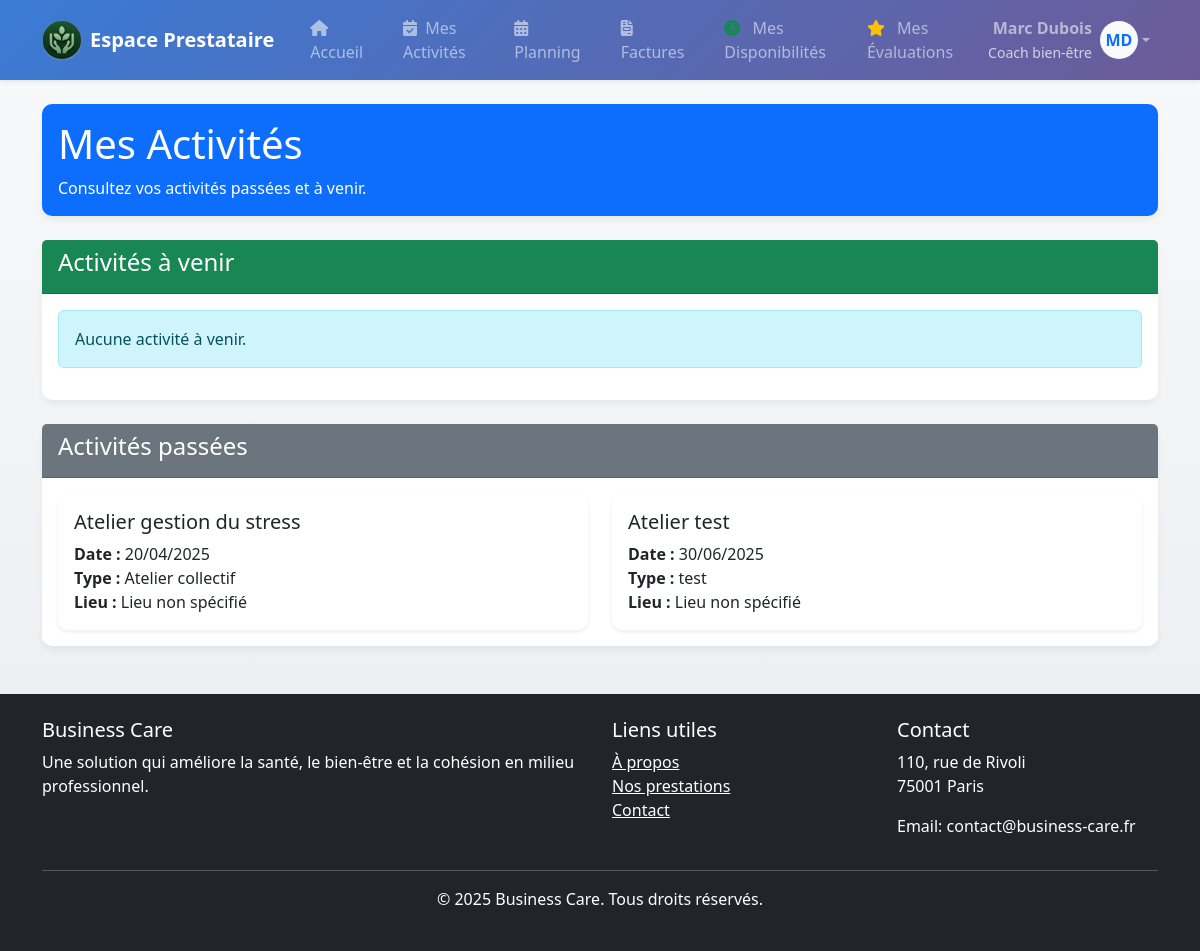
Screenshot of /frontOffice/prestataire/activites.php (signed in) with the database file from the repository.
### tables this page shows
CREATE TABLE `activite` (
  `activite_id` int(11) NOT NULL,
  `nom` varchar(255) DEFAULT NULL,
  `type` varchar(255) DEFAULT NULL,
  `date` date DEFAULT NULL,
  `id_devis` int(11) DEFAULT NULL,
  `desactivate` boolean DEFAULT 0,
  `id_prestataire` int(11)  DEFAULT NULL,
  `id_lieu` int(11)  DEFAULT NULL,
  `refusee` boolean DEFAULT 0
);

### api/dao/provider.php (called while the page is built, shortened)
<?php
function getAllActivities(int $limit = null, int $offset = null, $providerId)  {
    $db = getDatabaseConnection();
    $sql = "SELECT a.activite_id, a.nom, a.date, a.type, a.id_devis, a.id_lieu, l.adresse, l.ville, l.code_postal
            FROM activite a
            LEFT JOIN lieu l ON a.id_lieu = l.lieu_id
            WHERE a.id_prestataire = :id";
    $params = [
        'id'=> $providerId
    ];
    $stmt = $db->prepare($sql);
    $res = $stmt->execute($params);
    if ($res) {
        return $stmt->fetchAll(PDO::FETCH_ASSOC);
    }
    return null;
}

### frontOffice/prestataire/activites.php (the view, shortened to what this page needs)
<?php
require_once $_SERVER['DOCUMENT_ROOT'] . '/frontOffice/prestataire/includes/head.php';
require_once $_SERVER['DOCUMENT_ROOT'] . '/frontOffice/prestataire/includes/header.php';
require_once $_SERVER['DOCUMENT_ROOT'] . '/api/dao/provider.php';
$providerId = $_SESSION['prestataire_id'];
$activities = getAllActivities(null, null, $providerId);
$pastActivities = [];
$upcomingActivities = [];
$currentDate = date('Y-m-d');
foreach ($activities as $activity) {
    if ($activity['date'] < $currentDate) {
        $pastActivities[] = $activity;
    } else {
        $upcomingActivities[] = $activity;
    }
}
?>
<div class="container mt-4">
    <div class="row mb-4">
        <div class="col-12">
            <div class="card bg-primary text-white">
                <div class="card-body">
                    <h1 class="card-title">Mes Activités</h1>
                    <p class="card-text">Consultez vos activités passées et à venir.</p>
                </div>
            </div>
        </div>
    </div>
    <div class="card mb-4">
        <div class="card-header bg-success text-white">
            <h4>Activités à venir</h4>
        </div>
        <div class="card-body">
            <?php if (empty($upcomingActivities)): ?>
                <div class="alert alert-info">Aucune activité à venir.</div>
            <?php endif; ?>
        </div>
    </div>
    <div class="card mb-4">
        <div class="card-header bg-secondary text-white">
            <h4>Activités passées</h4>
        </div>
        <div class="card-body">
            <?php if (empty($pastActivities)): ?>
                <div class="alert alert-info">Aucune activité passée.</div>
            <?php else: ?>
                <div class="row row-cols-1 row-cols-md-2 g-4">
                    <?php foreach ($pastActivities as $activity): ?>
                        <div class="col">
                            <div class="card h-100 shadow-sm">
                                <div class="card-body">
                                    <h5 class="card-title"><?= htmlspecialchars($activity['nom']) ?></h5>
                                    <p class="card-text">
                                        <strong>Date :</strong> <?= date('d/m/Y', strtotime($activity['date'])) ?><br>
                                        <strong>Type :</strong> <?= htmlspecialchars($activity['type']) ?><br>
                                        <strong>Lieu :</strong> <?php
                                            if (!empty($activity['adresse']) || !empty($activity['ville'])) {
                                                echo htmlspecialchars($activity['adresse'] ?? '');
                                                echo !empty($activity['adresse']) && !empty($activity['ville']) ? ', ' : '';
                                                echo htmlspecialchars($activity['ville'] ?? '');
                                                echo !empty($activity['code_postal']) ? ' ' . htmlspecialchars($activity['code_postal']) : '';
                                            } else {
                                                echo "Lieu non spécifié";
                                            }
                                        ?>
                                    </p>
                                </div>
                            </div>
                        </div>
                    <?php endforeach; ?>
                </div>
            <?php endif; ?>
        </div>
    </div>
</div>
<?php require_once $_SERVER['DOCUMENT_ROOT'] . '/frontOffice/prestataire/includes/footer.php'; ?>

### frontOffice/prestataire/includes/header.php (style rules this page uses)
body { background: linear-gradient(to bottom, #f8f9fa, #e9ecef); min-height: 100vh; }
.card { border: none; border-radius: 10px; box-shadow: 0 4px 6px rgba(0,0,0,0.05); transition: transform 0.2s, box-shadow 0.2s; }

### rows the page displays
activite: nom "Atelier gestion du stress", date "20/04/2025", type "Atelier collectif"
activite: nom "Atelier test", date "30/06/2025", type "test"

### other values shown
$_SESSION['prenom'] . ' ' . $_SESSION['nom'] "Marc Dubois"
$_SESSION['type'] "Coach bien-être"
substr($_SESSION['prenom'], 0, 1) "M"
substr($_SESSION['nom'], 0, 1) "D"
